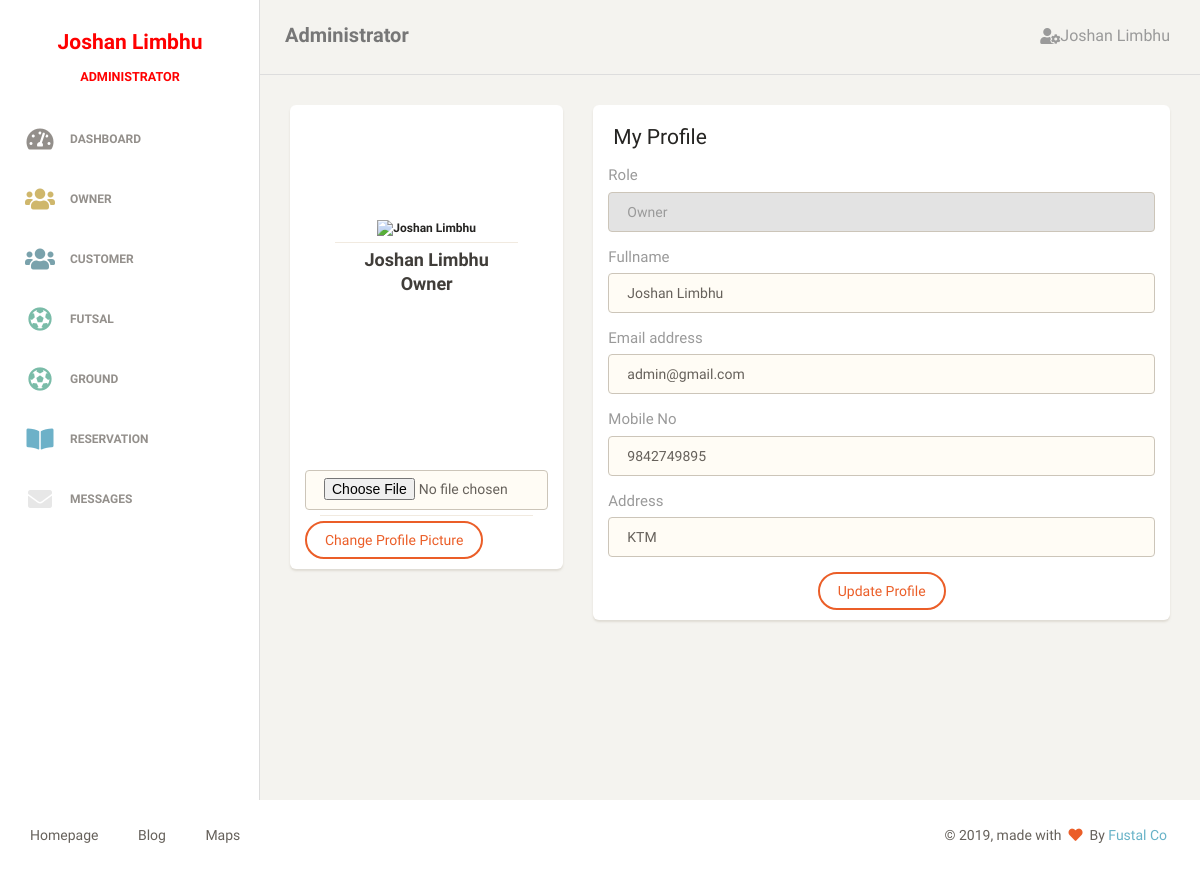
Screenshot of /owner/profile/profile.php (signed in) with the database file from the repository.
### tables this page shows
CREATE TABLE `tblusers` (
  `users_id` int(11) NOT NULL,
  `fullname` varchar(50) NOT NULL,
  `email` varchar(100) NOT NULL,
  `mobileno` varchar(50) NOT NULL,
  `address` varchar(100) NOT NULL,
  `password` varchar(100) NOT NULL,
  `img` varchar(250) NOT NULL,
  `reg_date` timestamp(6) NOT NULL DEFAULT CURRENT_TIMESTAMP(6) ON UPDATE CURRENT_TIMESTAMP(6),
  `roles_id` int(11) NOT NULL
);

### owner/profile/profile.php (the view, shortened to what this page needs)
<?php
$users_id = $_SESSION['session']['users']['users_id'];
$conn = db_get_conn();
require_once('../inc/header.php');
require_once('../inc/sidebar.php');
require_once('../inc/navigation.php');
$query = "
              SELECT
                users_id,fullname,email, mobileno,address,img
                FROM tblusers
                WHERE  users_id= '$users_id'
        ";
if($result = $conn->query($query))
{
    if($result->num_rows == 1)
    {
        $users = $result->fetch_assoc();
        ?>
     <div class="content">
            <div class="container-fluid">
                <div class="row">
                    <div class="col-lg-4 col-md-5">
                        <div class="card card-user">
                            <div class="image">
                            </div>
                            <div class="content">
                               <div class="content">
                               <div class="author">
                               <img src="<?php echo FACES_IMG.$users['img'];?>" alt="<?php echo $users['fullname']; ?>" style="height: 200px; width: 200px;" />
                                  <hr>
                                <h4 class="title"><?php echo $users[
                                    'fullname']?><br/>
                                     <span>Owner</span>
                                  </h4>
                                </div>
                            </div>
                              <form method="POST" action="<?php echo OWNER_ACTION?>" enctype="multipart/form-data">
                    <input type="file" class="form-control border-input" name="image" required="required">
                    <hr>
                    <button type="submit" class="btn btn-danger" name="upload">Change Profile Picture</button>
                </form>
                        </div>
                     </div>
                    </div>
                    <div class="col-lg-8 col-md-7">
                        <div class="card">
                            <div class="header">
                                <h4 class="title"> My Profile</h4>
                            </div>
                            <div class="content">
                                <form method="POST" action="<?php echo ADMIN_ACTION?>">
                                            <div class="form-group">
                                                <label>Role</label>
                                                <input type="text" class="form-control border-input" placeholder="Username" name ="roles" value="Owner" readonly="readonly">
                                            </div>
                                            <div class="form-group">
                                                <label>Fullname</label>
                                                <input type="text" class="form-control border-input" placeholder="Username" name="fullname" value="<?php echo $users['fullname']?>">
                                            </div>
                                            <div class="form-group">
                                                <label for="exampleInputEmail1">Email address</label>
                                                <input type="email" class="form-control border-input" placeholder="Email" name="email" value="<?php echo $users['email']?>">
                                            </div>
                                            <div class="form-group">
                                                <label>Mobile No</label>
                                                <input type="tel" class="form-control border-input" placeholder="Mobileno" name="mobileno" value="<?php echo $users['mobileno']?>">
                                            </div>
                                            <div class="form-group">
                                                <label>Address</label>
                                                <input type="text" class="form-control border-input" placeholder="Home Address" name="address" value="<?php echo $users['address']?>">
                                            </div>
                                    <div class="text-center">
                                         <button type="submit" class="btn btn-danger" name="update_profile">Update Profile</button>
                                    </div>
                                </form>
                            </div>
                        </div>
                    </div>
                </div>
            </div>
        </div>
    </div>
    <?php
}
}
?>
 --><?php
require_once('../inc/footer.php');
?>

### rows the page displays
tblusers: fullname "Joshan Limbhu", email "admin@gmail.com", mobileno "9842749895", address "KTM"

### other values shown
$_SESSION['session']['users']['fullname'] "Joshan Limbhu"
$_SESSION['session']['users']['roles'] "ADMINISTRATOR"
$_SESSION['session']['users']['roles'] "Administrator"
